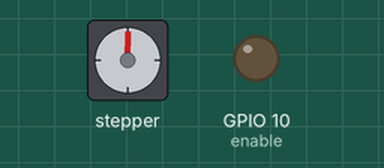
The program below on a simulated ESP32 board running MicroPython. Parts: stepper motor, output pins drawn as LEDs (lit = HIGH). The stepper is drawn at 200 steps a turn; pins used as bus, display or sensor lines are not drawn.

Above: at 0.05 s.
At 9.44 s:
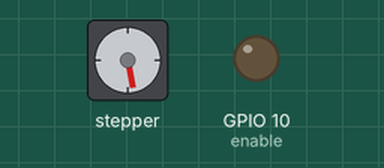
At 18.94 s:
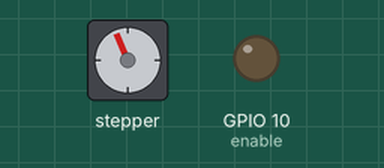
At 39.86 s:
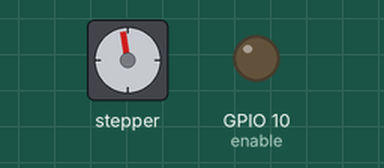
Timing chart, 0 to 40.0 s (numbered marks = the images above):
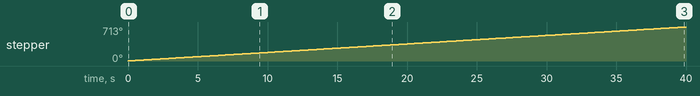

Measured:
- by itself, stepper: keeps turning clockwise at about 18°/s

The program:

micropython_script1.py
```python
from machine import Pin
import utime
DIRECTION_X_PIN = 9
direction_x = Pin(DIRECTION_X_PIN, Pin.OUT)
step = Pin(13, Pin.OUT)
enable = Pin(10, Pin.OUT)

enable.value(0)

direction_x.value(1)

def stepOne():
  step.value(1)
  utime.sleep(0.001)
  step.value(0)


while True:
    stepOne()
    utime.sleep(0.1)
```
